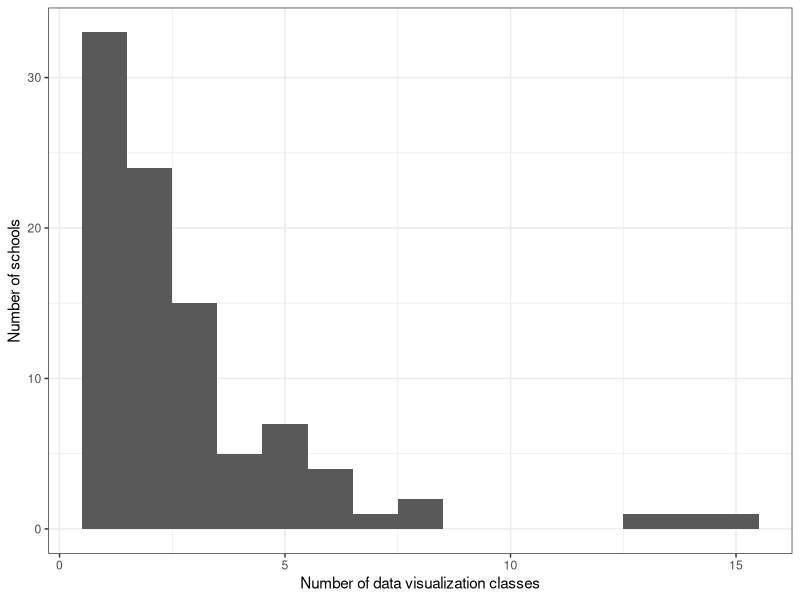

Recreate this plot in R.
# PURPOSE: Begin exploring survey results with just basic info like how many
#          universities have a data viz class, the total number of courses that
#          we find, etc.

library(tidyverse)

# Load the survey results -------------------------------------------------

clean_survey_file <- read_csv("data/processed/survey_results.csv")

# How many schools have courses? ------------------------------------------

table("Type" = clean_survey_file$type,
      "Include a class?" = clean_survey_file$did_it_include_any_class)
# Include a class?
#   Type           FALSE TRUE
#   liberal_arts    34   16
#   university      26   78

# Huh, interesting - majority of the liberal arts do NOT feature a data viz class


# Create class level dataset ----------------------------------------------

# Most annoying part of working with this sheet, need to pivot to make it longer
# so that each row is a class

course_level_info <- clean_survey_file %>%
  dplyr::select(university, type, course_1_name:course_15_software) %>%
  dplyr::select(-contains("notes")) %>%
  pivot_longer(cols = course_1_name:course_15_software,
               names_to = c("class", ".value"),
               names_pattern = "course_(\\d+)_(.+)")
nrow(course_level_info) == (nrow(clean_survey_file) * 15)
# [1] TRUE

# Successfully pivoted using the above code

# Remove missing rows based on name:
course_level_info <- course_level_info %>%
  filter(!is.na(name))
# Results in 270 courses in total (makes sense)


# Basic exploration of class level data -----------------------------------

# Number of classes per school (excluding schools without data viz)
course_level_info %>%
  group_by(university) %>%
  count() %>%
  ggplot(aes(x = n)) +
  geom_histogram(binwidth = 1, closed = "left") +
  theme_bw() +
  labs(x = "Number of data visualization classes",
       y = "Number of schools")

# Course level?
table(course_level_info$level)  
# Both          Grad      Graduate      Undegrad     Undergrad Undergraduate 
# 63            99             2             1           103             2 
# Ugh - neeed to combine these...

course_level_info <- course_level_info %>%
  mutate(level = ifelse(str_detect(tolower(level), "und"),
                        "undergrad",
                        ifelse(str_detect(tolower(level),
                                          "both"),
                               "both", "grad")))
table(course_level_info$level)
# both      grad undergrad 
# 63       101       106
# That's surprisingly balanced...

# Can imagine making some word clouds of the course names and topics...

# What about the department?
length(unique(course_level_info$dept))
# [1] 163

# Okay that's way too many to initially look at... what are the types of depts
# that contain statistics or data science in them?

course_level_info <- course_level_info %>%
  mutate(is_stat_ds = as.numeric(str_detect(tolower(dept), "stat|data")))
course_level_info %>%
  filter(is_stat_ds == 1) %>%
  pull(dept) %>%
  unique()
# [1] "Data Science Institute"                                          
# [2] "Statistical Science, Information Science + Studies"              
# [3] "Statistical Science"                                             
# [4] "Data Science"                                                    
# [5] "Statistics and Data Science"                                     
# [6] "Data Analytics"                                                  
# [7] "Mathematics and Statistics, Computers and Information Management"
# [8] "Data Sciece"                                                     
# [9] "Statistics"                                                      
# [10] "Data Science and Analytics"                                      
# [11] "Data Science (Public Policy)"                                    
# [12] "Data Analytics for Science"                                      
# [13] "Applied Data Analytics and Visualization"                        
# [14] "Applied Statistics, Social Science, and Humanities"              
# [15] "Statistics and Operations Research"                              
# [16] "Environmental Data Science"                                      
# [17] "Data Science and Engineering"                                    
# [18] "Applied Data Science"                                            
# [19] "Computer Science, Data Science"                                  
# [20] "Journalism and Media Management, Data Science"                   
# [21] "Information Technology, Statistics"                              
# [22] "Data Analytics & Visualization"                                  
# [23] "Data Science, Informatics"                                       
# [24] "Data Science, Information Systems"                               
# [25] "Data for Political Research"     

# Huh... interesting mix

table(course_level_info$is_stat_ds)
#   0   1 
# 220  50 

# Yup... majority do not come from stats or data science depts, and that's 
# probably being generous given the stat/data tag

